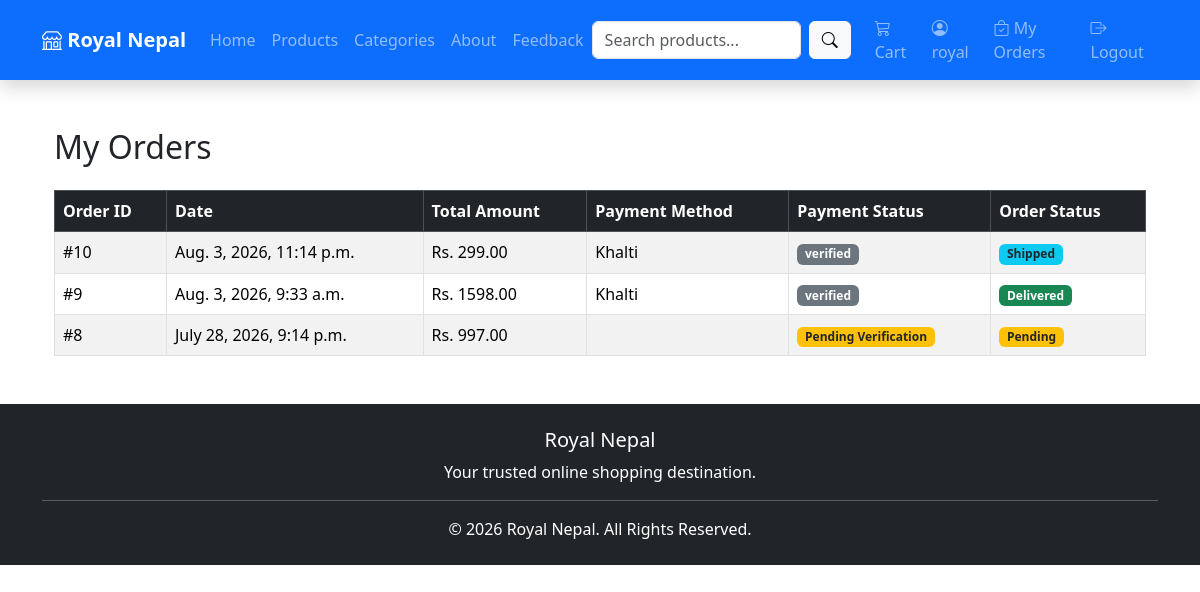
Page /orders/my-orders/ (signed in) on the committed database.
### orders/models.py (models this page shows, shortened)
class Order(models.Model):
    STATUS_CHOICES = [
        ("Pending", "Pending"),
        ("Confirmed", "Confirmed"),
        ("Shipped", "Shipped"),
        ("Delivered", "Delivered"),
    ]
    user = models.ForeignKey(User, on_delete=models.CASCADE)
    full_name = models.CharField(max_length=100)
    phone = models.CharField(max_length=20)
    email = models.EmailField()
    address = models.TextField()
    total_amount = models.DecimalField(
        max_digits=10,
        decimal_places=2
    )
    status = models.CharField(
        max_length=20,
        choices=STATUS_CHOICES,
        default="Pending"
    )
    payment_method = models.CharField(
        max_length=20,
        blank=True
    )
    payment_screenshot = models.ImageField(
        upload_to="payments/",
        blank=True,
        null=True
    )
    payment_status = models.CharField(
        max_length=30,
        default="Pending Verification"
    )
    created_at = models.DateTimeField(
        auto_now_add=True
    )

### orders/views.py (the view)
# urls.py: path("my-orders/", views.my_orders, name="my_orders"),
@login_required
def my_orders(request):
    orders = Order.objects.filter(
        user=request.user
    ).order_by("-id")
    return render(
        request,
        "orders/my_orders.html",
        {
            "orders": orders
        }
    )

### templates/orders/my_orders.html
{% extends 'base.html' %}
{% block content %}
<div class="container mt-5">
    <h2 class="mb-4">
        My Orders
    </h2>
    {% if orders %}
    <table class="table table-bordered table-striped table-hover">
        <thead class="table-dark">
            <tr>
                <th>Order ID</th>
                <th>Date</th>
                <th>Total Amount</th>
                <th>Payment Method</th>
                <th>Payment Status</th>
                <th>Order Status</th>
            </tr>
        </thead>
        <tbody>
        {% for order in orders %}
        <tr>
            <td>#{{ order.id }}</td>
            <td>{{ order.created_at }}</td>
            <td>Rs. {{ order.total_amount }}</td>
            <td>{{ order.payment_method }}</td>
            <td>
                {% if order.payment_status == "Pending Verification" %}
                    <span class="badge bg-warning text-dark">
                        Pending Verification
                    </span>
                {% elif order.payment_status == "Verified" %}
                    <span class="badge bg-success">
                        Verified
                    </span>
                {% elif order.payment_status == "Rejected" %}
                    <span class="badge bg-danger">
                        Rejected
                    </span>
                {% else %}
                    <span class="badge bg-secondary">
                        {{ order.payment_status }}
                    </span>
                {% endif %}
            </td>
            <td>
                {% if order.status == "Pending" %}
                    <span class="badge bg-warning text-dark">
                        Pending
                    </span>
                {% elif order.status == "Confirmed" %}
                    <span class="badge bg-primary">
                        Confirmed
                    </span>
                {% elif order.status == "Shipped" %}
                    <span class="badge bg-info text-dark">
                        Shipped
                    </span>
                {% elif order.status == "Delivered" %}
                    <span class="badge bg-success">
                        Delivered
                    </span>
                {% else %}
                    <span class="badge bg-secondary">
                        {{ order.status }}
                    </span>
                {% endif %}
            </td>
        </tr>
        {% endfor %}
        </tbody>
    </table>
    {% else %}
        <div class="alert alert-info">
            <h5>No Orders Found</h5>
            <p>You haven't placed any orders yet.</p>
        </div>
    {% endif %}
</div>
{% endblock %}

### templates/base.html (shortened to what this page needs)
<!DOCTYPE html>
<html lang="en">
<head>
    <link href="https://cdn.jsdelivr.net/npm/bootstrap@5.3.7/dist/css/bootstrap.min.css" rel="stylesheet">
    <link rel="stylesheet" href="https://cdn.jsdelivr.net/npm/bootstrap-icons@1.13.1/font/bootstrap-icons.min.css">
</head>
<body>
<nav class="navbar navbar-expand-lg navbar-dark bg-primary shadow">
    <div class="container">
        <a class="navbar-brand fw-bold" href="/">
            <i class="bi bi-shop"></i> Royal Nepal
        </a>
        <div class="collapse navbar-collapse" id="navbarNav">
            <ul class="navbar-nav me-auto">
                <li class="nav-item">
                    <a class="nav-link" href="/">
                        Home
                    </a>
                </li>
                <li class="nav-item">
                    <a class="nav-link" href="/products/">
                        Products
                    </a>
                </li>
                <li class="nav-item">
    <a class="nav-link" href="{% url 'products' %}">
        Categories
    </a>
</li>
                <li class="nav-item">
                    <a class="nav-link" href="#">
                        About
                    </a>
                </li>
                <li class="nav-item">
                    <a class="nav-link" href="{% url 'feedback' %}">
                        Feedback
                    </a>
                </li>
            </ul>
            <form class="d-flex me-3"
                  method="GET"
                  action="{% url 'products' %}">
                <input
                    class="form-control me-2"
                    type="search"
                    name="q"
                    placeholder="Search products..."
                    value="{{ request.GET.q }}">
                <button
                    class="btn btn-light"
                    type="submit">
                    <i class="bi bi-search"></i>
                </button>
            </form>
            <ul class="navbar-nav">
                <li class="nav-item">
                    <a class="nav-link" href="{% url 'cart' %}">
                        <i class="bi bi-cart3"></i>
                        Cart
                    </a>
                </li>
                {% if user.is_authenticated %}
                <li class="nav-item">
                    <a class="nav-link" href="#">
                        <i class="bi bi-person-circle"></i>
                        {{ user.username }}
                    </a>
                </li>
                <li class="nav-item">
                    <a class="nav-link" href="{% url 'my_orders' %}">
                        <i class="bi bi-bag-check"></i>
                        My Orders
                    </a>
                </li>
                <li class="nav-item">
                    <a class="nav-link" href="{% url 'logout' %}">
                        <i class="bi bi-box-arrow-right"></i>
                        Logout
                    </a>
                </li>
                {% endif %}
            </ul>
        </div>
    </div>
</nav>
<div class="container mt-4">
    {% block content %}
    {% endblock %}
</div>
<footer class="bg-dark text-white mt-5">
    <div class="container text-center py-4">
        <h5>Royal Nepal</h5>
        <p>
            Your trusted online shopping destination.
        </p>
        <hr>
        <p class="mb-0">
            © 2026 Royal Nepal. All Rights Reserved.
        </p>
    </div>
</footer>
</body>
</html>

### rows in the picture
Order: id "10", created_at "Aug. 3, 2026, 11:14 p.m.", total_amount "299.00", payment_method "Khalti", payment_status "verified", status "Shipped"
Order: id "9", created_at "Aug. 3, 2026, 9:33 a.m.", total_amount "1598.00", payment_method "Khalti", payment_status "verified", status "Delivered"
Order: id "8", created_at "July 28, 2026, 9:14 p.m.", total_amount "997.00", shows "Pending Verification", status "Pending"

### other values in the picture
{{ user.username }} "royal"
